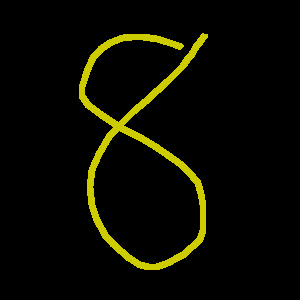
#> input picture mnist_tmp.png, 300 x 300 px
$ python mnist_pre_make.py
#> lines starting #> are read from the running program, lines starting #| are printed output that depends on the picture; after the words box and inside, x2 and y2 are one past the last pixel; in counts of white or black regions, pixels touching at a corner belong together
import numpy as np
import cv2
import math
from scipy import ndimage


def getBestShift(img):
    cy, cx = ndimage.measurements.center_of_mass(img)

    rows, cols = img.shape
    shiftx = np.round(cols / 2.0 - cx).astype(int)
    shifty = np.round(rows / 2.0 - cy).astype(int)

    return shiftx, shifty


def shift(img, sx, sy):
    rows, cols = img.shape
    M = np.float32([[1, 0, sx], [0, 1, sy]])
    shifted = cv2.warpAffine(img, M, (cols, rows))
    return shifted


def main(file):
#> called with file = 'mnist_tmp.png'
    gray = cv2.imread(file, cv2.IMREAD_GRAYSCALE)
#> gray: shape (300, 300); min 0, max 186, mean 9.6

    (thresh, gray) = cv2.threshold(
        gray, 0, 255, cv2.THRESH_BINARY | cv2.THRESH_OTSU)
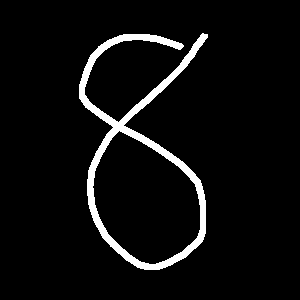
#> gray: shape (300, 300); 5.3% white; 1 white region, box (x1, y1, x2, y2) and area: (79, 33, 208, 270) 4812
#> thresh = 0

    cv2.imwrite("tmp1.png", gray)

    # gray = cv2.resize(255 - gray, (28, 28))
    # gray = cv2.resize(gray, (28, 28), interpolation=cv2.INTER_CUBIC)

    # cv2.imwrite("tmp2.png", gray)

    while np.sum(gray[0]) == 0:
        gray = gray[1:]
#> this loop made 33 passes
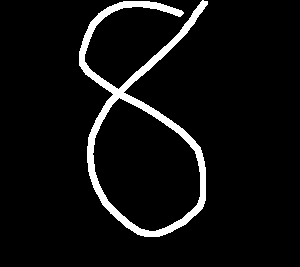
#> gray: shape (267, 300); 6% white; 1 white region, box (x1, y1, x2, y2) and area: (79, 0, 208, 237) 4812

    while np.sum(gray[:, 0]) == 0:
        gray = np.delete(gray, 0, 1)
#> this loop made 79 passes
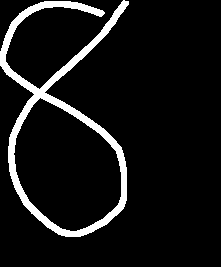
#> gray: shape (267, 221); 8.2% white; 1 white region, box (x1, y1, x2, y2) and area: (0, 0, 129, 237) 4812

    while np.sum(gray[-1]) == 0:
        gray = gray[:-1]
#> this loop made 30 passes
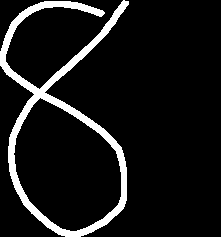
#> gray: shape (237, 221); 9.2% white; 1 white region, box (x1, y1, x2, y2) and area: (0, 0, 129, 237) 4812

    while np.sum(gray[:, -1]) == 0:
        gray = np.delete(gray, -1, 1)
#> this loop made 92 passes
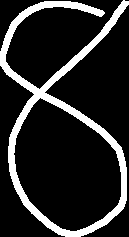
#> gray: shape (237, 129); 15.7% white; 1 white region, box (x1, y1, x2, y2) and area: (0, 0, 129, 237) 4812

    rows, cols = gray.shape
#> rows = 237; cols = 129

    cv2.imwrite("tmp3.png", gray)

    if rows > cols:
        factor = 20.0 / rows
#> factor = 0.0844
        rows = 20
        cols = int(round(cols * factor))
#> cols = 11
        gray = cv2.resize(gray, (cols, rows))
    else:
        factor = 20.0 / cols
        cols = 20
        rows = int(round(rows * factor))
        gray = cv2.resize(gray, (cols, rows))

    cv2.imwrite("tmp4.png", gray)

    colsPadding = (int(math.ceil((28 - cols) / 2.0)),
                   int(math.floor((28 - cols) / 2.0)))
#> colsPadding = (9, 8)
    rowsPadding = (int(math.ceil((28 - rows) / 2.0)),
                   int(math.floor((28 - rows) / 2.0)))
    gray = np.lib.pad(gray, (rowsPadding, colsPadding), 'constant')
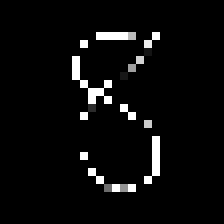
#> gray: shape (28, 28) (shown 8 times larger); min 0, max 255, mean 11.1

    cv2.imwrite("tmp5.png", gray)

    shiftx, shifty = getBestShift(gray)
#> in getBestShift, `cy, cx = ndimage.measurements.center_of_mass(img)`: cy = 12.78; cx = 14.09
#> in getBestShift, `shiftx = np.round(cols / 2.0 - cx).astype(int)`: shiftx = 0
#> in getBestShift, `shifty = np.round(rows / 2.0 - cy).astype(int)`: shifty = 1
#> shiftx = 0; shifty = 1

    shifted = shift(gray, shiftx, shifty)
#> in shift, `M = np.float32([[1, 0, sx], [0, 1, sy]])`: M = [[1, 0, 0], [0, 1, 1]]
#> in shift, `shifted = cv2.warpAffine(img, M, (cols, rows))`:
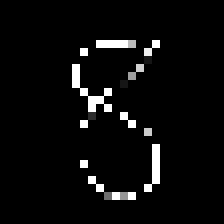
#> shifted: shape (28, 28) (shown 8 times larger); min 0, max 255, mean 11.1
    gray = shifted

    cv2.imwrite("tmp7.png", gray)

    # cv2.imwrite("MNIST_data/images/test_mnist_cv_9.png", gray)
    return gray

img = main('mnist_tmp.png')
